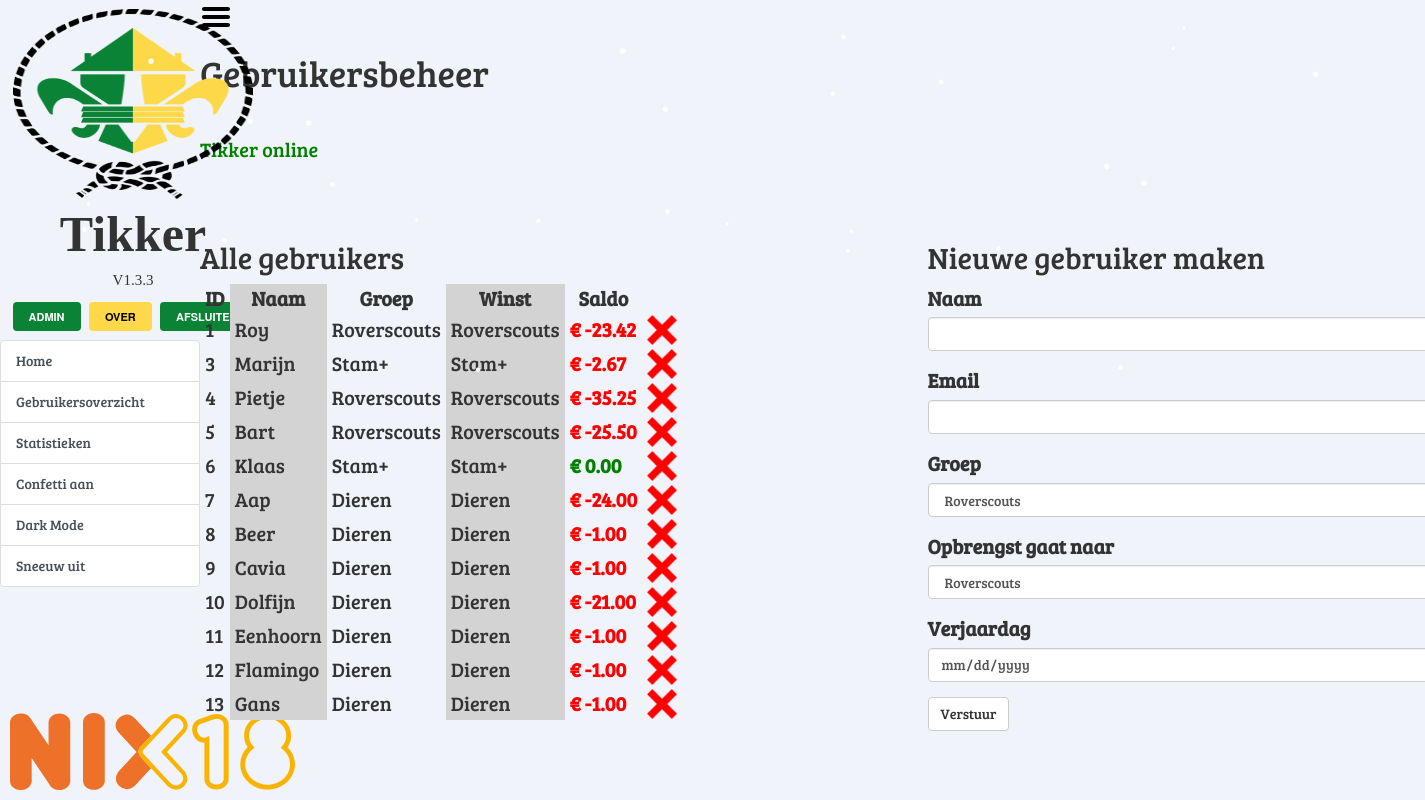
Before: /admin/users with the older database file.
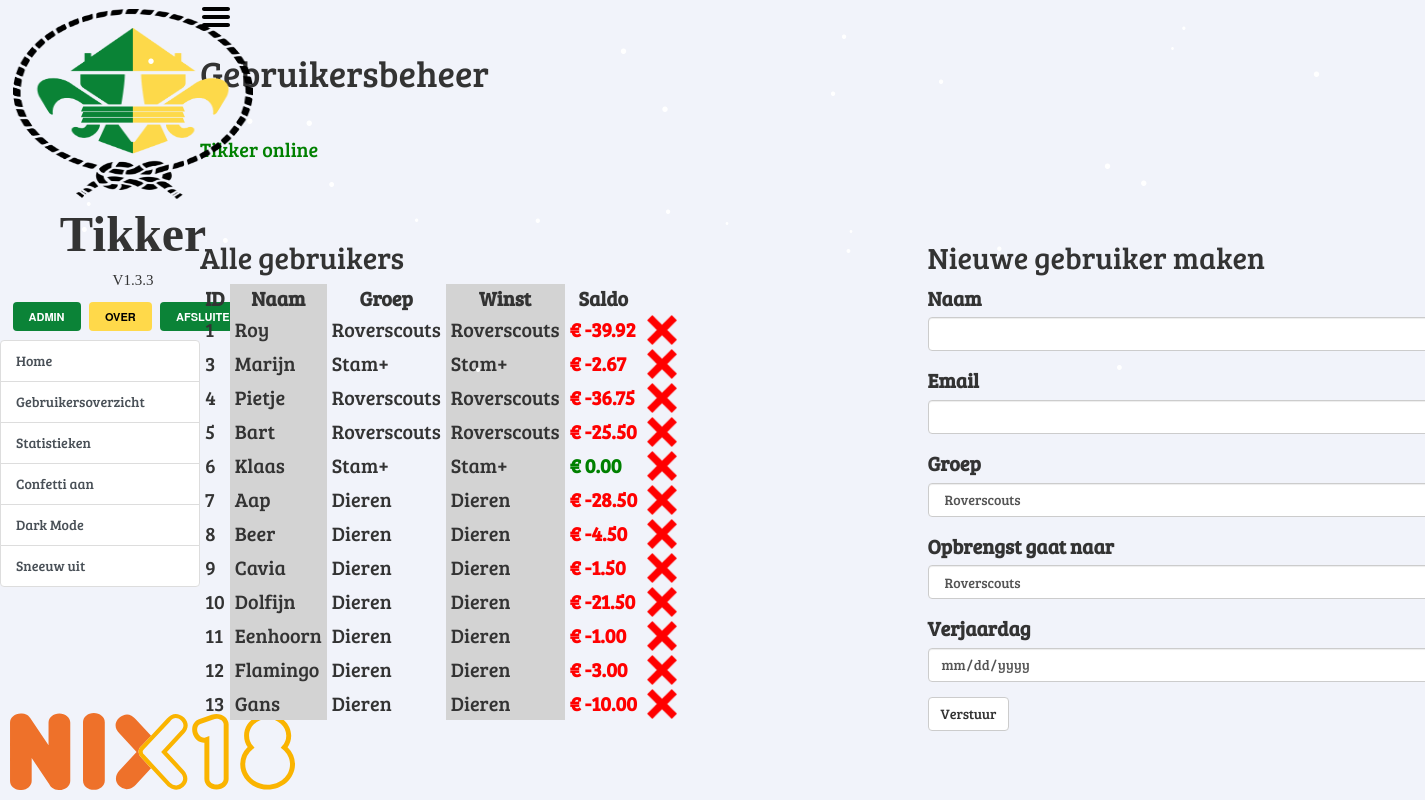
After: the same page with the newer database file.
### app/models.py (models this page shows, shortened)
class User(db.Model):
    id = db.Column(db.Integer, primary_key=True)
    name = db.Column(db.String(64), index=True)
    usergroup_id = db.Column(db.Integer, db.ForeignKey('usergroup.id'))
    balance = db.Column(db.Float, default=0)
    upgrades = db.relationship('Upgrade', backref='user', lazy='dynamic')
    purchases = db.relationship('Purchase', backref='user', lazy='dynamic')
    transactions = db.relationship('Transaction', backref='user', lazy='dynamic')
    profitgroup_id = db.Column(db.Integer, db.ForeignKey('usergroup.id'))
    birthday = db.Column(db.DateTime)
    email = db.Column(db.String)

class Usergroup(db.Model):
    id = db.Column(db.Integer, primary_key=True)
    name = db.Column(db.String(64), index=True)
    profit = db.Column(db.Float, default=0.0)
    users = db.relationship('User', backref='group', lazy='dynamic', foreign_keys=[User.usergroup_id])
    def __repr__(self):
        return '{}'.format(self.name)

### app/routes.py (the view)
@app.route('/admin/users', methods=['GET', 'POST'])
@register_breadcrumb(app, '.admin.users', 'Gebruikersbeheer', order=2)
def admin_users():
    if request.remote_addr != "127.0.0.1":
        abort(403)
    form = UserRegistrationForm()
    if form.validate_on_submit():
        alert = (dbhandler.adduser(form.name.data, form.email.data, form.group.data, form.profitgroup.data,
                                    form.birthday.data))
        flash(alert[0], alert[1])
        socket.update_stats()
        return redirect(url_for('admin_users'))
    print(form.errors)
    return render_template("admin/manusers.html", title="Gebruikersbeheer", h1="Gebruikersbeheer",
                           backurl=url_for('index'), User=User,
                           Usergroup=Usergroup, form=form), 200

### app/forms.py (shortened to what this page needs)
class UserRegistrationForm(FlaskForm):
    name = StringField('Naam', validators=[DataRequired()])
    email = StringField('Email', validators=[DataRequired(), Email()])
    group = SelectField('Groep')
    profitgroup = SelectField('Opbrengst gaat naar')
    birthday = DateField('Verjaardag', validators=[DataRequired()])
    submit_user = SubmitField('Verstuur')
    def __init__(self, *args, **kwargs):
        super(UserRegistrationForm, self).__init__(*args, **kwargs)
        choices = [(str(g.id), g.name) for g in Usergroup.query.all()]
        self.group.choices = choices
        self.profitgroup.choices = choices

### app/templates/admin/manusers.html
{% extends "base.html" %}
{% import 'bootstrap/wtf.html' as wtf %}
{% block app_content %}
    <div class="row">
        <div class="col-md-6">
            <h2>Alle gebruikers</h2>
            <table>
                <colgroup>
                    <col>
                    <col class="second-table-column">
                    <col>
                    <col class="second-table-column">
                    <col>
                    <col>
                    <col>
                    <col>
                </colgroup>
                <tr>
                    <th>ID</th>
                    <th>Naam</th>
                    <th>Groep</th>
                    <th>Winst</th>
                    <th>Saldo</th>
                    <th></th>
                </tr>
                {% for u in User.query.all() %}
                <tr>
                    <td>{{ u.id }}</td>
                    <td>{{ u.name }}</td>
                    <td>{{ Usergroup.query.get(u.usergroup_id) }}</td>
                    <td>{{ Usergroup.query.get(u.profitgroup_id) }}</td>
                    {% if u.balance < 0 %}
                    <td><span style="color: red;font-weight:bold;">€ {{ '%.2f' % u.balance }}</span></td>
                    {% else %}
                    <td><span style="color: green;font-weight:bold;">€ {{ '%.2f' % u.balance }}</span></td>
                    {% endif %}
                    <td><a href="/admin/users/delete/{{ u.id }}"><img src="{{ url_for('.static', filename='img/redcross.png') }}" height="30" width="30" alt="Verwijder" title="Verwijder {{ u.name }} uit Tikker"/></a></td>
                </tr>
                {% endfor %}
            </table>
        </div>
        <div class="col-md-5">
            <h2>Nieuwe gebruiker maken</h2>
            {{ wtf.quick_form(form) }}
        </div>
    </div>
{% endblock %}

Changed rows visible on the page:
changed User "Roy": balance "-23.42" → "-39.92"
changed User "Pietje": balance "-35.25" → "-36.75"
changed User "Aap": balance "-24.00" → "-28.50"
changed User "Beer": balance "-1.00" → "-4.50"
changed User "Cavia": balance "-1.00" → "-1.50"
changed User "Dolfijn": balance "-21.00" → "-21.50"
changed User "Flamingo": balance "-1.00" → "-3.00"
changed User "Gans": balance "-1.00" → "-10.00"
